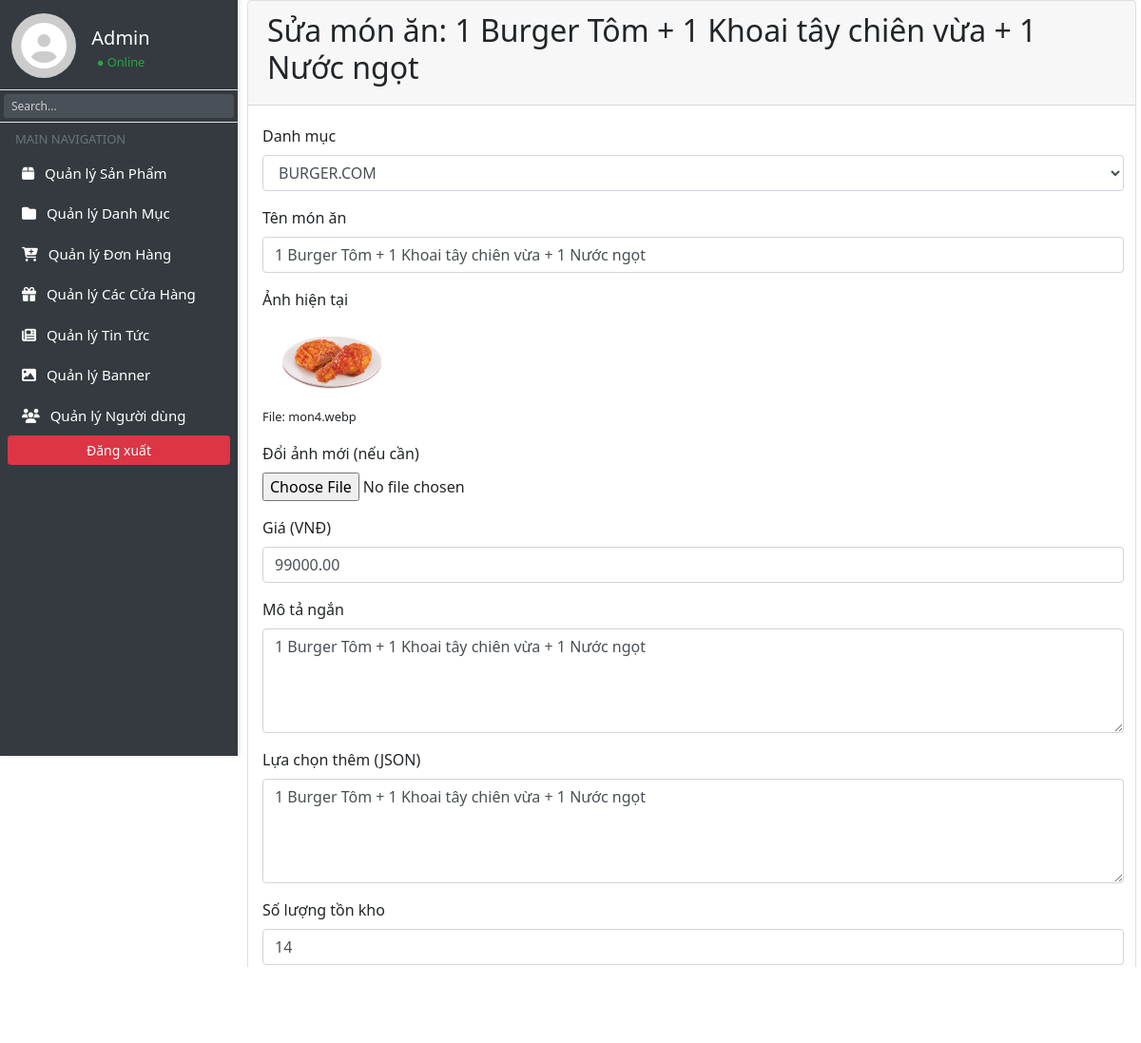
The page /admin/index.php?page_layout=sua&id=5 (signed in) on the database its author committed.
### tables this page shows
CREATE TABLE `products` (
  `prd_id` int(11) NOT NULL,
  `category_id` int(10) UNSIGNED NOT NULL,
  `prd_name` varchar(255) NOT NULL,
  `image` varchar(255) NOT NULL,
  `price` decimal(10,2) NOT NULL,
  `description` text DEFAULT NULL,
  `additional_options` text DEFAULT NULL,
  `quantity` int(11) DEFAULT 0
);

CREATE TABLE `categories` (
  `category_id` int(10) UNSIGNED NOT NULL,
  `category_name` varchar(255) NOT NULL DEFAULT '',
  `image` varchar(255) NOT NULL,
  `child_image` varchar(255) NOT NULL
);

### admin/mon_an/sua.php (the view, shortened to what this page needs)
<?php
    $id = intval($_GET['id']);
    $sql_up = "SELECT * FROM products WHERE prd_id = $id";
    $query_up = mysqli_query($connect, $sql_up);
    $row_up = mysqli_fetch_assoc($query_up);
    $sql_category = "SELECT * FROM categories ORDER BY category_id ASC";
    $query_category = mysqli_query($connect, $sql_category);
?>
<div class="container-fluid">
    <div class="card">
        <div class="card-header">
            <h2>Sửa món ăn: <?php echo htmlspecialchars($row_up['prd_name']); ?></h2>
        </div>
        <div class="card-body">
            <form method="POST" enctype="multipart/form-data">
                <div class="form-group">
                    <label>Danh mục</label>
                    <select name="category_id" class="form-control" required>
                        <?php while ($row = mysqli_fetch_assoc($query_category)) { ?>
                            <option value="<?php echo $row['category_id']; ?>" <?php if ($row['category_id'] == $row_up['category_id']) echo 'selected'; ?>>
                                <?php echo htmlspecialchars($row['category_name']); ?>
                            </option>
                        <?php } ?>
                    </select>
                </div>
                <div class="form-group">
                    <label>Tên món ăn</label>
                    <input type="text" name="prd_name" class="form-control" required value="<?php echo htmlspecialchars($row_up['prd_name']); ?>">
                </div>
                <div class="form-group">
                    <label>Ảnh hiện tại</label><br>
                    <img src="img/<?php echo htmlspecialchars($row_up['image']); ?>" width="150" alt="">
                    <br><small>File: <?php echo htmlspecialchars($row_up['image']); ?></small>
                </div>
                <div class="form-group">
                    <label>Đổi ảnh mới (nếu cần)</label>
                    <input type="file" name="image" class="form-control-file">
                </div>
                <div class="form-group">
                    <label>Giá (VNĐ)</label>
                    <input type="number" name="price" class="form-control" required value="<?php echo $row_up['price']; ?>">
                </div>
                <div class="form-group">
                    <label>Mô tả ngắn</label>
                    <textarea name="description" class="form-control" rows="4"><?php echo htmlspecialchars($row_up['description']); ?></textarea>
                </div>
                <div class="form-group">
                    <label>Lựa chọn thêm (JSON)</label>
                    <textarea name="additional_options" class="form-control" rows="4"><?php echo htmlspecialchars($row_up['additional_options']); ?></textarea>
                </div>
                <div class="form-group">
                    <label>Số lượng tồn kho</label>
                    <input type="number" name="quantity" class="form-control" required value="<?php echo $row_up['quantity']; ?>">
                </div>
                <button type="submit" name="sbm" class="btn btn-success">Cập nhật</button>
                <a href="index.php?page_layout=danhsach" class="btn btn-secondary ml-2">Hủy</a>
            </form>
        </div>
    </div>
</div>

### admin/index.php (shortened to what this page needs)
<?php
    require_once 'config/db.php';
?>
<!DOCTYPE html>
<html lang="en">
<head>
    <link rel="stylesheet" href="https://stackpath.bootstrapcdn.com/bootstrap/4.5.0/css/bootstrap.min.css">
    <link rel="stylesheet" href="https://cdnjs.cloudflare.com/ajax/libs/font-awesome/6.4.2/css/all.min.css">
    <link rel="stylesheet" href="assets/style1.css">
</head>
<body>
    <div class="sidebar d-flex flex-column bg-dark text-white" style="width: 250px; height: 100vh; position: fixed;">
        <div class="text-center py-4 border-bottom">
            <div class="d-flex align-items-center justify-content-center">
                <i class="fas fa-user-circle fa-3x rounded-circle mb-2" style="background-color: #ccc; padding: 10px;"></i>
                <div class="ml-3">
                    <h5 class="mb-0">Admin</h5>
                    <small class="text-success">● Online</small>
                </div>
            </div>
        </div>
        <div class="p-1 border-bottom">
            <input type="text" class="form-control form-control-sm" placeholder="Search..." style="font-size: 12px; height: 25px; padding: 2px 8px;">
        </div>
        <div class="px-3 mt-2 mb-1 text-muted" style="font-size: 13px;">MAIN NAVIGATION</div>
        <nav class="nav flex-column px-2">
            <a href="index.php?page_layout=danhsach" class="nav-link text-white">
                <i class="fas fa-box" style="margin-right: 7px;"></i> Quản lý Sản Phẩm
            </a>
            <a href="index.php?page_layout=danhmuc" class="nav-link text-white">
                <i class="fas fa-folder" style="margin-right: 7px;"></i> Quản lý Danh Mục
            </a>
            <a href="index.php?page_layout=donhang" class="nav-link text-white">
                <i class="fas fa-cart-plus" style="margin-right: 7px;"></i> Quản lý Đơn Hàng
            </a>
            <a href="index.php?page_layout=cuahang" class="nav-link text-white">
                <i class="fas fa-gift" style="margin-right: 7px;"></i> Quản lý Các Cửa Hàng
            </a>
            <a href="index.php?page_layout=tintuc" class="nav-link text-white">
                <i class="fas fa-newspaper" style="margin-right: 7px;"></i> Quản lý Tin Tức
            </a>
            <a href="index.php?page_layout=banner" class="nav-link text-white">
                <i class="fas fa-image" style="margin-right: 7px;"></i> Quản lý Banner
            </a>
            <a href="index.php?page_layout=quan_ly_nguoi_dung" class="nav-link text-white">
                <i class="fas fa-users" style="margin-right: 7px;"></i> Quản lý Người dùng
            </a>
            <a href="logout.php" class="btn btn-danger btn-sm" onclick="return confirm('Bạn có chắc chắn muốn đăng xuất?')">Đăng xuất</a>
        </nav>
    </div>
    <div class="main-content">
    <?php
        if(isset($_GET['page_layout'])){
            switch ($_GET['page_layout']) {
                case 'sua':
                    require_once 'mon_an/sua.php';
                    break;
            }
        }else{
            require_once 'mon_an/danhsach.php';
        }
    ?>
    </div>
</body>
</html>

### admin/assets/style1.css (style rules this page uses)
body { margin: 0; padding: 0; font-family: "Segoe UI", sans-serif; }
.sidebar { width: 250px; height: 100vh; background-color: #343a40; color: white; position: fixed; top: 0; left: 0; overflow-y: auto; box-shadow: 2px 0 5px rgba(0, 0, 0, 0.1); }
.sidebar h5, .sidebar h4, .sidebar small, .sidebar input, .sidebar a { color: white; }
.sidebar input[type="text"] { background-color: #495057; border: none; color: white; }
.sidebar input[type="text"]::placeholder { color: #ccc; }
.sidebar .nav-link { padding: 10px 15px; border-radius: 4px; transition: background-color 0.2s ease; font-size: 15px; }
.main-content { margin-left: 250px; padding: 20px; }
.text-success { color: #28a745 !important; }
.text-center { margin-left: -80px; }
.d-flex { justify-content: flex-start; margin-bottom: -20px; margin-top: -5px; }
.ml-3 { margin-left: -80px; }
.main-content { margin-top: -19.8px; margin-left: 225px; margin-right: -30px; }
.card-body { margin-left: -5px; margin-right: -8px; }

### rows shown on the page
products: prd_name "1 Burger Tôm + 1 Khoai tây chiên vừa + 1 Nước ngọt", category_id "BURGER.COM", image (picture), image "mon4.webp", price "99000.00", description "1 Burger Tôm + 1 Khoai tây chiên vừa + 1 Nước ngọt", additional_options "1 Burger Tôm + 1 Khoai tây chiên vừa + 1 Nước ngọt", quantity "14"
